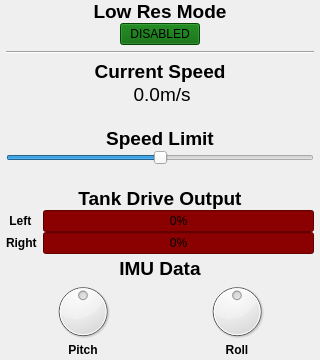
           <widget class="QWidget" name="speed_limit_widget" native="true">
            <property name="sizePolicy">
             <sizepolicy hsizetype="Fixed" vsizetype="Fixed">
              <horstretch>0</horstretch>
              <verstretch>0</verstretch>
             </sizepolicy>
            </property>
            <property name="minimumSize">
             <size>
              <width>320</width>
              <height>360</height>
             </size>
            </property>
            <property name="maximumSize">
             <size>
              <width>320</width>
              <height>360</height>
             </size>
            </property>
            <layout class="QVBoxLayout" name="verticalLayout">
             <property name="spacing">
              <number>0</number>
             </property>
             <property name="leftMargin">
              <number>6</number>
             </property>
             <property name="topMargin">
              <number>0</number>
             </property>
             <property name="rightMargin">
              <number>6</number>
             </property>
             <property name="bottomMargin">
              <number>0</number>
             </property>
             <item>
              <layout class="QVBoxLayout" name="verticalLayout_9">
               <item>
                <widget class="QLabel" name="label_9">
                 <property name="font">
                  <font>
                   <pointsize>14</pointsize>
                   <weight>75</weight>
                   <bold>true</bold>
                  </font>
                 </property>
                 <property name="text">
                  <string>Low Res Mode</string>
                 </property>
                 <property name="alignment">
                  <set>Qt::AlignCenter</set>
                 </property>
                </widget>
               </item>
               <item>
                <layout class="QHBoxLayout" name="horizontalLayout_5">
                 <property name="bottomMargin">
                  <number>6</number>
                 </property>
                 <item>
                  <spacer name="horizontalSpacer">
                   <property name="orientation">
                    <enum>Qt::Horizontal</enum>
                   </property>
                   <property name="sizeHint" stdset="0">
                    <size>
                     <width>40</width>
                     <height>20</height>
                    </size>
                   </property>
                  </spacer>
                 </item>
                 <item>
                  <widget class="QPushButton" name="low_res_mode_button">
                   <property name="styleSheet">
                    <string notr="true">background-color:darkgreen</string>
                   </property>
                   <property name="text">
                    <string>DISABLED</string>
                   </property>
                   <property name="checkable">
                    <bool>false</bool>
                   </property>
                  </widget>
                 </item>
                 <item>
                  <spacer name="horizontalSpacer_3">
                   <property name="orientation">
                    <enum>Qt::Horizontal</enum>
                   </property>
                   <property name="sizeHint" stdset="0">
                    <size>
                     <width>40</width>
                     <height>20</height>
                    </size>
                   </property>
                  </spacer>
                 </item>
                </layout>
               </item>
               <item>
                <widget class="Line" name="line_3">
                 <property name="orientation">
                  <enum>Qt::Horizontal</enum>
                 </property>
                </widget>
               </item>
               <item>
                <layout class="QVBoxLayout" name="verticalLayout_10">
                 <property name="spacing">
                  <number>0</number>
                 </property>
                 <property name="topMargin">
                  <number>6</number>
                 </property>
                 <item>
                  <layout class="QHBoxLayout" name="horizontalLayout_2">
                   <property name="leftMargin">
                    <number>3</number>
                   </property>
                   <property name="topMargin">
                    <number>0</number>
                   </property>
                   <property name="rightMargin">
                    <number>3</number>
                   </property>
                   <item>
                    <layout class="QVBoxLayout" name="verticalLayout_14">
                     <item>
                      <widget class="QLabel" name="label_5">
                       <property name="font">
                        <font>
                         <pointsize>14</pointsize>
                         <weight>75</weight>
                         <bold>true</bold>
                        </font>
                       </property>
                       <property name="text">
                        <string>Current Speed</string>
                       </property>
                       <property name="alignment">
                        <set>Qt::AlignCenter</set>
                       </property>
                      </widget>
                     </item>
                     <item>
                      <layout class="QHBoxLayout" name="horizontalLayout_8">
                       <property name="spacing">
                        <number>0</number>
                       </property>
                       <item>
                        <widget class="QLabel" name="current_speed_label">
                         <property name="font">
                          <font>
                           <pointsize>14</pointsize>
                          </font>
                         </property>
                         <property name="text">
                          <string>0.0</string>
                         </property>
                         <property name="alignment">
                          <set>Qt::AlignRight|Qt::AlignTrailing|Qt::AlignVCenter</set>
                         </property>
                        </widget>
                       </item>
                       <item>
                        <widget class="QLabel" name="label_7">
                         <property name="font">
                          <font>
                           <pointsize>14</pointsize>
                          </font>
                         </property>
                         <property name="text">
                          <string>m/s</string>
                         </property>
                        </widget>
                       </item>
                      </layout>
                     </item>
                    </layout>
                   </item>
                  </layout>
                 </item>
                 <item>
                  <layout class="QVBoxLayout" name="verticalLayout_15">
                   <item>
                    <spacer name="verticalSpacer_3">
                     <property name="orientation">
                      <enum>Qt::Vertical</enum>
                     </property>
                     <property name="sizeHint" stdset="0">
                      <size>
                       <width>20</width>
                       <height>40</height>
                      </size>
                     </property>
                    </spacer>
                   </item>
                   <item>
                    <widget class="QLabel" name="label_3">
                     <property name="font">
                      <font>
                       <pointsize>14</pointsize>
                       <weight>75</weight>
                       <bold>true</bold>
                      </font>
                     </property>
                     <property name="text">
                      <string>Speed Limit</string>
                     </property>
                     <property name="alignment">
                      <set>Qt::AlignCenter</set>
                     </property>
                    </widget>
                   </item>
                   <item>
                    <widget class="QSlider" name="rover_speed_limit_slider">
                     <property name="maximum">
                      <number>100</number>
                     </property>
                     <property name="value">
                      <number>50</number>
                     </property>
                     <property name="orientation">
                      <enum>Qt::Horizontal</enum>
                     </property>
                    </widget>
                   </item>
                  </layout>
                 </item>
                 <item>
                  <spacer name="verticalSpacer_2">
                   <property name="orientation">
                    <enum>Qt::Vertical</enum>
                   </property>
                   <property name="sizeHint" stdset="0">
                    <size>
                     <width>20</width>
                     <height>40</height>
                    </size>
                   </property>
                  </spacer>
                 </item>
                 <item>
                  <widget class="QLabel" name="label_6">
                   <property name="font">
                    <font>
                     <pointsize>14</pointsize>
                     <weight>75</weight>
                     <bold>true</bold>
                    </font>
                   </property>
                   <property name="text">
                    <string>Tank Drive Output</string>
                   </property>
                   <property name="alignment">
                    <set>Qt::AlignCenter</set>
                   </property>
                  </widget>
                 </item>
                 <item>
                  <layout class="QFormLayout" name="formLayout">
                   <property name="fieldGrowthPolicy">
                    <enum>QFormLayout::ExpandingFieldsGrow</enum>
                   </property>
                   <property name="horizontalSpacing">
                    <number>6</number>
                   </property>
                   <item row="0" column="0">
                    <widget class="QLabel" name="label_13">
                     <property name="font">
                      <font>
                       <weight>75</weight>
                       <bold>true</bold>
                      </font>
                     </property>
                     <property name="text">
                      <string> Left</string>
                     </property>
                    </widget>
                   </item>
                   <item row="0" column="1">
                    <widget class="QProgressBar" name="left_drive_progress_bar">
                     <property name="styleSheet">
                      <string notr="true">background-color:darkred;</string>
                     </property>
                     <property name="minimum">
                      <number>0</number>
                     </property>
                     <property name="maximum">
                      <number>100</number>
                     </property>
                     <property name="value">
                      <number>0</number>
                     </property>
                     <property name="textVisible">
                      <bool>true</bool>
                     </property>
                    </widget>
                   </item>
                   <item row="1" column="0">
                    <widget class="QLabel" name="label_14">
                     <property name="font">
                      <font>
                       <weight>75</weight>
                       <bold>true</bold>
                      </font>
                     </property>
                     <property name="text">
                      <string>Right</string>
                     </property>
                    </widget>
                   </item>
                   <item row="1" column="1">
                    <widget class="QProgressBar" name="right_drive_progress_bar">
                     <property name="styleSheet">
                      <string notr="true">background-color:darkred;</string>
                     </property>
                     <property name="minimum">
                      <number>0</number>
                     </property>
                     <property name="maximum">
                      <number>100</number>
                     </property>
                     <property name="value">
                      <number>0</number>
                     </property>
                     <property name="textVisible">
                      <bool>true</bool>
                     </property>
                    </widget>
                   </item>
                  </layout>
                 </item>
                </layout>
               </item>
               <item>
                <spacer name="verticalSpacer_4">
                 <property name="orientation">
                  <enum>Qt::Vertical</enum>
                 </property>
                 <property name="sizeHint" stdset="0">
                  <size>
                   <width>20</width>
                   <height>40</height>
                  </size>
                 </property>
                </spacer>
               </item>
               <item>
                <layout class="QVBoxLayout" name="verticalLayout_11">
                 <property name="spacing">
                  <number>0</number>
                 </property>
                 <item>
                  <widget class="QLabel" name="label_4">
                   <property name="font">
                    <font>
                     <pointsize>14</pointsize>
                     <weight>75</weight>
                     <bold>true</bold>
                    </font>
                   </property>
                   <property name="text">
                    <string>IMU Data</string>
                   </property>
                   <property name="alignment">
                    <set>Qt::AlignCenter</set>
                   </property>
                  </widget>
                 </item>
                 <item>
                  <layout class="QHBoxLayout" name="horizontalLayout_6">
                   <property name="spacing">
                    <number>0</number>
                   </property>
                   <item>
                    <layout class="QVBoxLayout" name="verticalLayout_12">
                     <property name="spacing">
                      <number>0</number>
                     </property>
                     <item>
                      <widget class="QDial" name="dial_3">
                       <property name="minimum">
                        <number>-100</number>
                       </property>
                       <property name="maximum">
                        <number>100</number>
                       </property>
                      </widget>
                     </item>
                     <item>
                      <widget class="QLabel" name="label">
                       <property name="font">
                        <font>
                         <weight>75</weight>
                         <bold>true</bold>
                        </font>
                       </property>
                       <property name="text">
                        <string>Pitch</string>
                       </property>
                       <property name="alignment">
                        <set>Qt::AlignCenter</set>
                       </property>
                      </widget>
                     </item>
                    </layout>
                   </item>
                   <item>
                    <layout class="QVBoxLayout" name="verticalLayout_13">
                     <property name="spacing">
                      <number>0</number>
                     </property>
                     <item>
                      <widget class="QDial" name="dial_4">
                       <property name="minimum">
                        <number>-100</number>
                       </property>
                       <property name="maximum">
                        <number>100</number>
                       </property>
                       <property name="invertedAppearance">
                        <bool>false</bool>
                       </property>
                       <property name="wrapping">
                        <bool>true</bool>
                       </property>
                      </widget>
                     </item>
                     <item>
                      <widget class="QLabel" name="label_15">
                       <property name="font">
                        <font>
                         <weight>75</weight>
                         <bold>true</bold>
                        </font>
                       </property>
                       <property name="text">
                        <string>Roll</string>
                       </property>
                       <property name="alignment">
                        <set>Qt::AlignCenter</set>
                       </property>
                      </widget>
                     </item>
                    </layout>
                   </item>
                  </layout>
                 </item>
                </layout>
               </item>
               <item>
                <spacer name="verticalSpacer_7">
                 <property name="orientation">
                  <enum>Qt::Vertical</enum>
                 </property>
                 <property name="sizeHint" stdset="0">
                  <size>
                   <width>20</width>
                   <height>40</height>
                  </size>
                 </property>
                </spacer>
               </item>
              </layout>
             </item>
            </layout>
           </widget>
